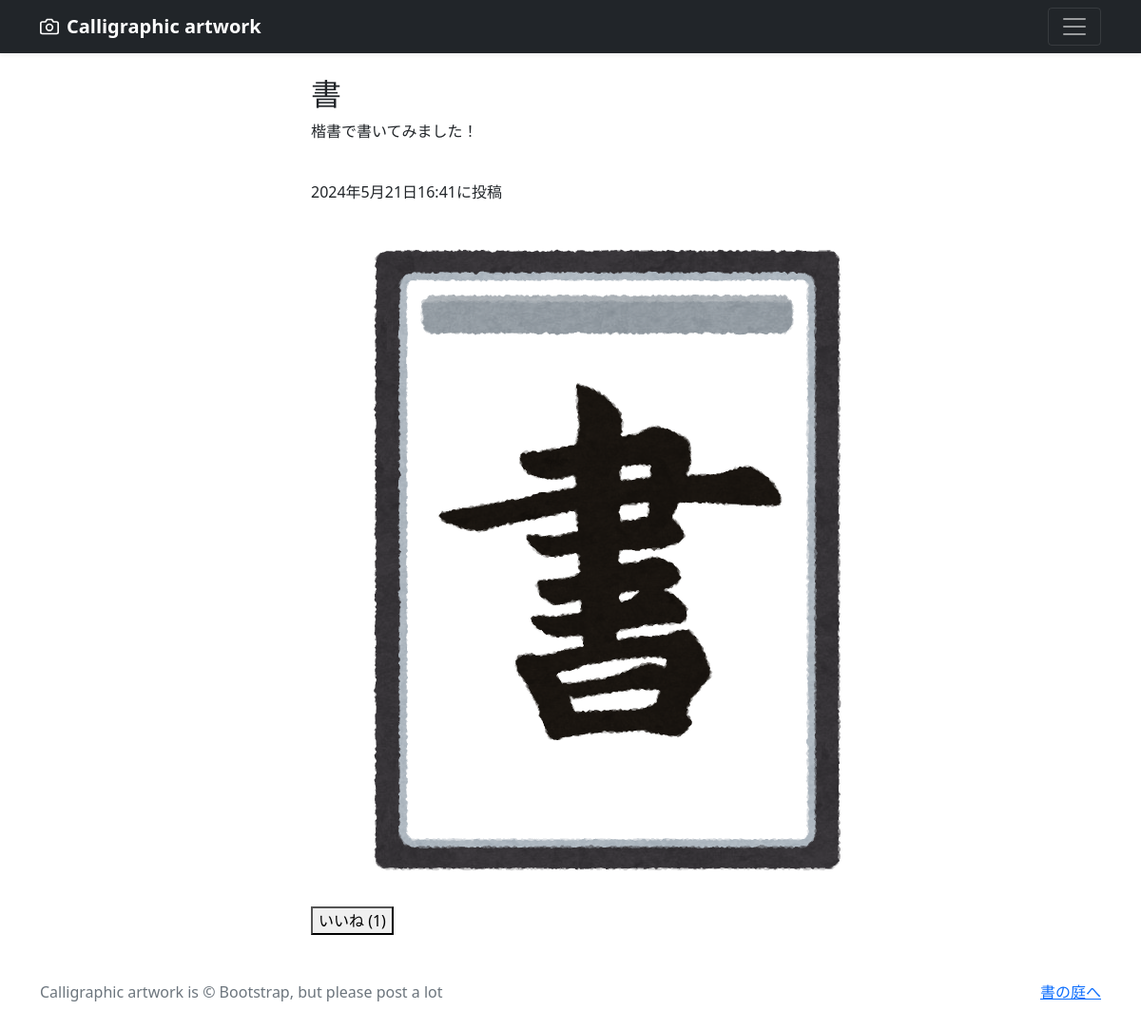
Screenshot of /photo-detail/3 (signed in) with the database file from the repository.
### photo/models.py (models this page shows, shortened)
class ArtWorks(models.Model):
    user = models.ForeignKey(CustomUser, verbose_name='ユーザー', on_delete=models.CASCADE)
    category = models.ForeignKey(Category, verbose_name='カテゴリ', on_delete=models.PROTECT)
    title = models.CharField(verbose_name='タイトル', max_length=200)
    comment = models.TextField(verbose_name='コメント')
    image1 = models.ImageField(verbose_name='イメージ1', upload_to='photos')
    image2 = models.ImageField(verbose_name='イメージ2', upload_to='photos', blank=True, null=True)
    image3 = models.ImageField(verbose_name='イメージ3', upload_to='photos', blank=True, null=True)
    image4 = models.ImageField(verbose_name='イメージ4', upload_to='photos', blank=True, null=True)
    image5 = models.ImageField(verbose_name='イメージ5', upload_to='photos', blank=True, null=True)
    image6 = models.ImageField(verbose_name='イメージ6', upload_to='photos', blank=True, null=True)
    image7 = models.ImageField(verbose_name='イメージ7', upload_to='photos', blank=True, null=True)
    image8 = models.ImageField(verbose_name='イメージ8', upload_to='photos', blank=True, null=True)
    image9 = models.ImageField(verbose_name='イメージ9', upload_to='photos', blank=True, null=True)
    image10 = models.ImageField(verbose_name='イメージ10', upload_to='photos', blank=True, null=True)
    posted_at = models.DateTimeField(verbose_name='投稿日時', auto_now_add=True)

### photo/views.py (the view)
# urls.py: path('photo-detail/<int:pk>', views.DetailView.as_view(), name='photo_detail'),
class DetailView(DetailView):
    template_name = 'detail.html'
    model = ArtWorks

### photo/templates/detail.html (shortened to what this page needs)
{% extends 'base.html' %}
{% block contents %}
<br>
<div class="container">
  <div class="row">
    <div class="col offset-3">
      <h2>{{ object.title }}</h2>
      <p>{{ object.comment }}</p>
      <br>
      <p>{{ object.posted_at }}に投稿</p>
      <p><img src="{{ object.image1.url }}"></p>
                 {% if user.is_authenticated %}
                {% if user != object.user %}
                    <button id="like-button" data-liked="{{ is_liked }}" data-url="{% url 'photo:photo_like' object.pk %}">
                    </button>
                {% else %}
                    <p>自分の投稿には「いいね」できません</p>
                {% endif %}
            {% endif %}
    </div>
  </div>
</div>
{% endblock %}

### rows the page displays
ArtWorks: title "書", comment "楷書で書いてみました！", posted_at "2024年5月21日16:41", image1 (picture)
